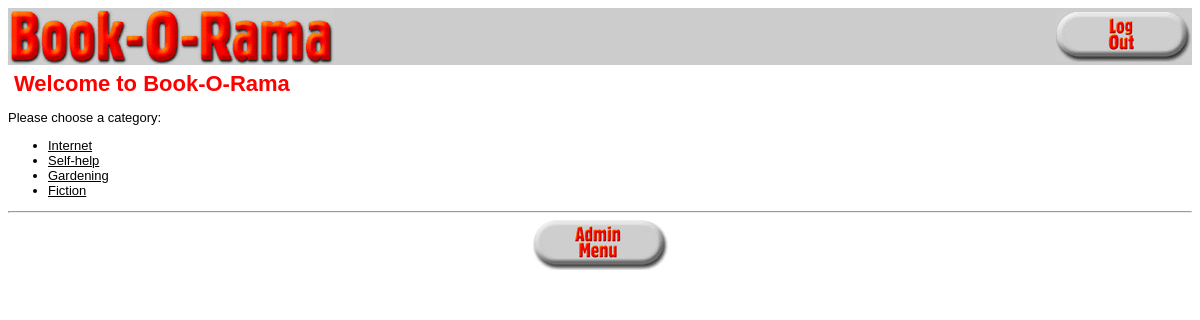
Screenshot of / (signed in) with the database file from the repository.
### tables this page shows
CREATE TABLE categories (
  catid int unsigned NOT NULL AUTO_INCREMENT PRIMARY KEY,
  catname char(60) NOT NULL
);

### book_fns.php (called while the page is built, shortened)
<?php
function get_categories() {
   $conn = db_connect();
   $query = "select catid, catname from categories";
   $result = @$conn->query($query);
   $result = db_result_to_array($result);
   return $result;
}
?>

### output_fns.php (the view, shortened to what this page needs)
<?php
function do_html_header($title = '') {
?>
  <html>
  <head>
  </head>
  <body>
  <table width="100%" border="0" cellspacing="0" bgcolor="#cccccc">
  <tr>
  <td rowspan="2">
  <a href="index.php"><img src="images/Book-O-Rama.gif" alt="Bookorama" border="0"
       align="left" valign="bottom" height="55" width="325"/></a>
  </td>
  <td align="right" valign="bottom">
  </td>
  <td align="right" rowspan="2" width="135">
  <?php
     if(isset($_SESSION['admin_user'])) {
       display_button('logout.php', 'log-out', 'Log Out');
     } else {
       display_button('show_cart.php', 'view-cart', 'View Your Shopping Cart');
     }
  ?>
  </tr>
  <tr>
  <td align="right" valign="top">
  </td>
  </tr>
  </table>
<?php
  if($title) {
    do_html_heading($title);
  }
}
function do_html_footer() {
?>
  </body>
  </html>
<?php
}
function do_html_heading($heading) {
?>
  <h2><?php echo htmlspecialchars($heading); ?></h2>
<?php
}
function do_html_URL($url, $name) {
?>
  <a href="<?php echo htmlspecialchars($url); ?>"><?php echo $name; ?></a><br />
<?php
}
function display_categories($cat_array) {
  echo "<ul>";
  foreach ($cat_array as $row)  {
    $url = "show_cat.php?catid=".urlencode($row['catid']);
    $title = $row['catname'];
    echo "<li>";
    do_html_url($url, $title);
    echo "</li>";
  }
  echo "</ul>";
  echo "<hr />";
}
?>
<?php
function display_button($target, $image, $alt) {
  echo "<div align=\"center\"><a href=\"".htmlspecialchars($target)."\">
          <img src=\"images/".htmlspecialchars($image).".gif\"
           alt=\"".htmlspecialchars($alt)."\" border=\"0\" height=\"50\"
           width=\"135\"/></a></div>";
}
?>

### output_fns.php (style rules this page uses)
h2 { font-family: Arial, Helvetica, sans-serif; font-size: 22px; color: red; margin: 6px }
body { font-family: Arial, Helvetica, sans-serif; font-size: 13px }
li, td { font-family: Arial, Helvetica, sans-serif; font-size: 13px }
hr { color: #FF0000; width=70%; text-align=center }
a { color: #000000 }

### rows the page displays
categories: catname "Internet"
categories: catname "Self-help"
categories: catname "Gardening"
categories: catname "Fiction"

### other values shown
$heading "Welcome to Book-O-Rama"
